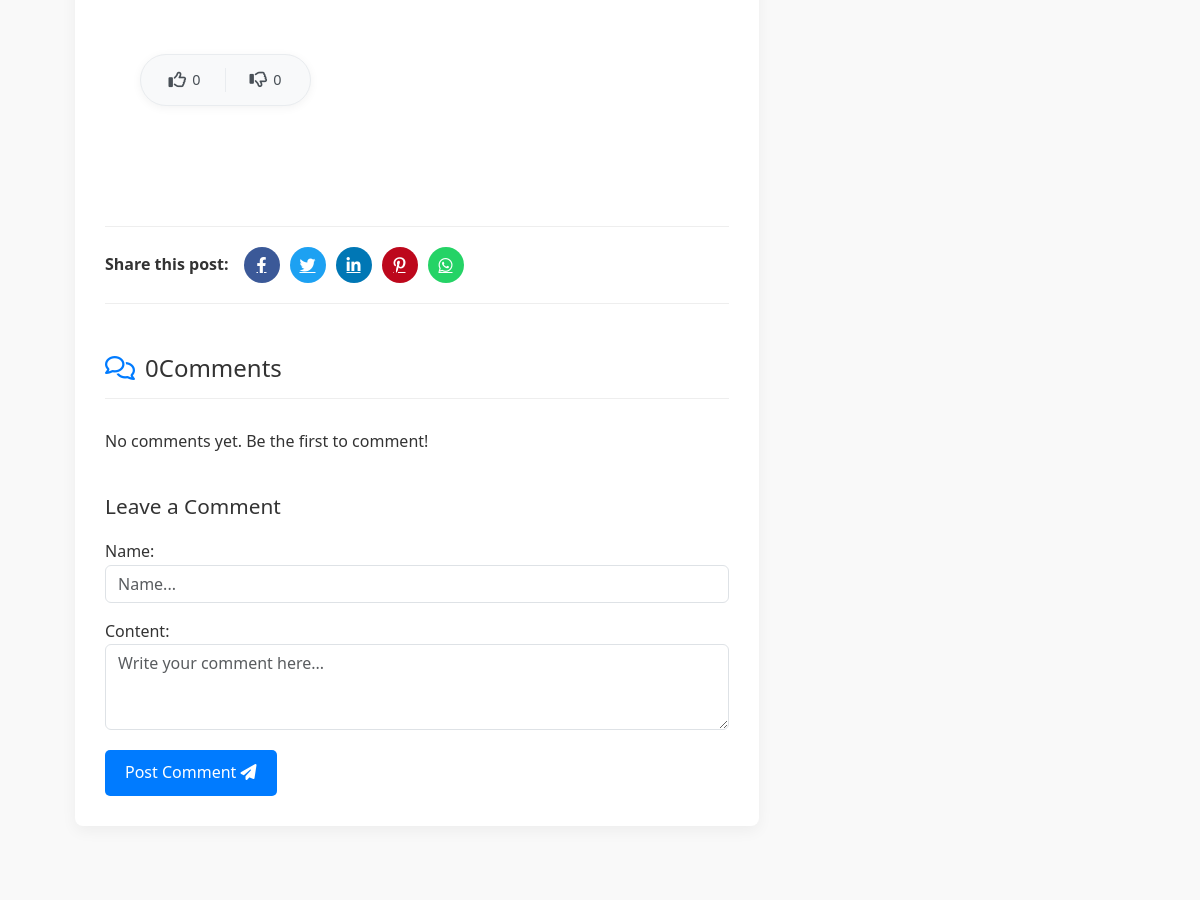
Page /blog/read/1/ (middle part) on the earlier database version.
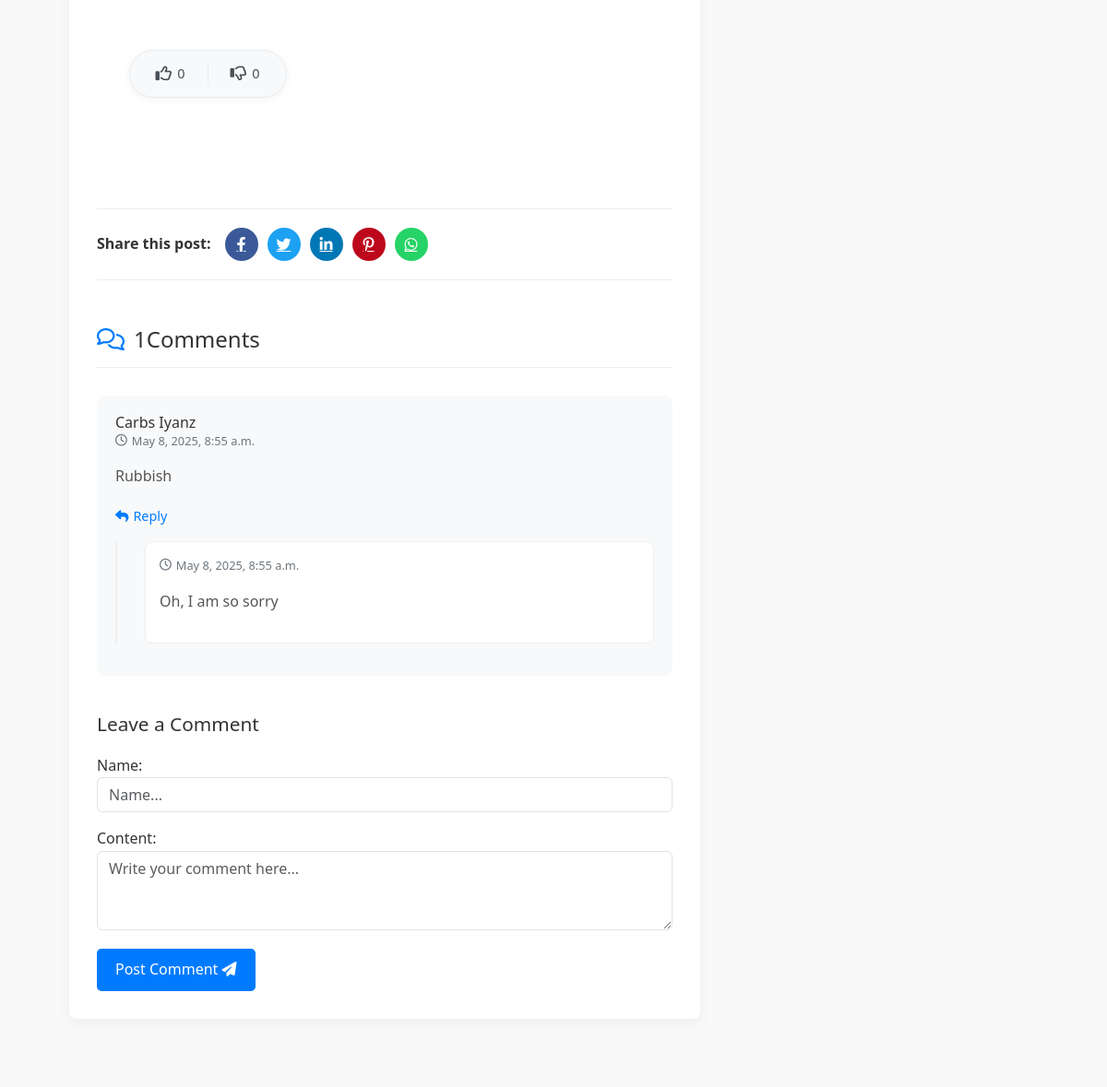
Same page on the later database version.
### blog/models.py (models this page shows, shortened)
class Comment(models.Model):
    blog = models.ForeignKey(Blog, on_delete=models.CASCADE, related_name="comments")
    name = models.CharField(max_length=200)
    content = models.TextField()
    parent = models.ForeignKey('self', null=True, blank=True, on_delete=models.CASCADE, related_name="replies")
    is_author_reply = models.BooleanField(default=False)
    created_at = models.DateTimeField(auto_now_add=True)
    updated_at = models.DateTimeField(auto_now=True)
    class Meta:
        ordering = ['-created_at']

### blog/views.py (the view)
# urls.py: path('read/<int:blog_id>/', views.blog_detail, name="blog_detail"),
def blog_detail(request, blog_id):
    blog = get_object_or_404(Blog, pk=blog_id)
    comments = Comment.objects.filter(blog=blog, parent__isnull=True)
    comment_form = CommentForm()
    reply_form = ReplyForm()
    context = {
        'blog': blog,
        'comments': comments,
        'comment_form': comment_form,
        'reply_form': reply_form,
    }
    return render(request, 'blog/read_detail.html', context)

### blog/forms.py
class CommentForm(forms.ModelForm):
    class Meta:
        model = Comment
        fields = ['name', 'content']
        widgets = {
            'name': forms.TextInput(attrs={
                'class': 'form-control',
                'rows': 3,
                'placeholder': 'Name...'
            }),
            'content': forms.Textarea(attrs={
                'class': 'form-control',
                'rows': 3,
                'placeholder': 'Write your comment here...'
            }),
        }

class ReplyForm(forms.ModelForm):
    class Meta:
        model = Comment
        fields = ('content',)
        widgets = {
            'content': forms.Textarea(attrs={
                'class': 'form-control',
                'rows': 2,
                'placeholder': 'Write your reply here...'
            }),
        }

### blog/models.py (called while the page is built)
    def __str__(self):
        return f"{self.first_name} {self.last_name}"

### templates/blog/read_detail.html (shortened to what this page needs)
{% extends 'blog/base.html' %}
{% load static %}
{% block content %}
<section id="blog" class="blog-section">
    <div class="container flex-container" data-aos="fade-up">
        <div class="row g-5">
            <div class="col-lg-8">
                <article class="blog-details">
                    <div class="blog-content">
                        {{ blog.body|safe }}
                        <div class="content-actions">
                            <div class="reaction-box">
                                <button class="reaction-btn like-btn" id="likeButton" aria-label="Like this post">
                                    <i class="fa-regular fa-thumbs-up"></i>
                                    <span class="reaction-count like-count">0</span>
                                </button>
                                <button class="reaction-btn dislike-btn" id="dislikeButton" aria-label="Dislike this post">
                                    <i class="fa-regular fa-thumbs-down"></i>
                                    <span class="reaction-count dislike-count">0</span>
                                </button>
                            </div>
                        </div>
                    </div>
                    <div class="social-share">
                        <span>Share this post:</span>
                        <a href="#" class="facebook"><i class="fab fa-facebook-f"></i></a>
                        <a href="#" class="twitter"><i class="fab fa-twitter"></i></a>
                        <a href="#" class="linkedin"><i class="fab fa-linkedin-in"></i></a>
                        <a href="#" class="pinterest"><i class="fab fa-pinterest-p"></i></a>
                        <a href="#" class="whatsapp"><i class="fab fa-whatsapp"></i></a>
                    </div>
                    <div c
                        <div class="comments-section">
                            <h3 class="comments-title"><i class="far fa-comments"></i> <span id="comments-count">{{ comments.count }}</span>  Comments</h3>
                            <div class="comment-list" id="comments-container">
                                {% for comment in comments %}
                                    {% include 'blog/subpage/comment.html' with comment=comment %}
                                {% empty %}
                                    <p class="no-comments">No comments yet. Be the first to comment!</p>
                                {% endfor %}
                            </div>
                            <div class="comment-form">
                                <h4>Leave a Comment</h4>
                                <form id="comment-form" method="post" action="{% url 'post_comment' blog.id %}">
                                    <div class="form-group">
                                        {{ comment_form.as_p }}
                                    </div>
                                    <button type="submit" class="submit-btn">Post Comment <i class="fas fa-paper-plane"></i></button>
                                </form>
                            </div>
                        </div>
</article>
</div>
    <div class="col-lg-4">
    </div>
</div>
</div>
</section>
{% endblock %}

### templates/blog/subpage/comment.html (shortened to what this page needs)
<div class="comment" id="comment-{{ comment.id }}">
    <div class="comment-author">
        <div>
            <h5>{{ comment.name }}</h5>
            <span class="comment-date"><i class="far fa-clock"></i> {{ comment.created_at|date:"F j, Y, g:i a" }}</span>
        </div>
    </div>
    <div class="comment-text">
        <p>{{ comment.content }}</p>
    </div>
    <a href="#" class="reply-btn" data-comment-id="{{ comment.id }}">
        <i class="fas fa-reply"></i> Reply
    </a>
    <div class="replies-container" id="replies-{{ comment.id }}">
        {% for reply in comment.replies.all %}
            <div class="comment reply {% if reply.is_author_reply %}author-reply{% endif %}" id="comment-{{ reply.id }}">
                <div class="comment-author">
                    <div>
                        <span class="comment-date"><i class="far fa-clock"></i> {{ reply.created_at|date:"F j, Y, g:i a" }}</span>
                    </div>
                </div>
                <div class="comment-text">
                    <p>{{ reply.content }}</p>
                </div>
            </div>
        {% endfor %}
    </div>
</div>

Differences in the rows shown:
added Comment: name "Carbs Iyanz", created_at "May 8, 2025, 8:55 a.m.", content "Rubbish", shown under "1Comments"
added Comment: created_at "May 8, 2025, 8:55 a.m.", content "Oh, I am so sorry", shown under "Carbs Iyanz"
Other differences:
{{ comments.count }}: "0" → "1"
text no longer shown: "No comments yet. Be the first to comment!"
